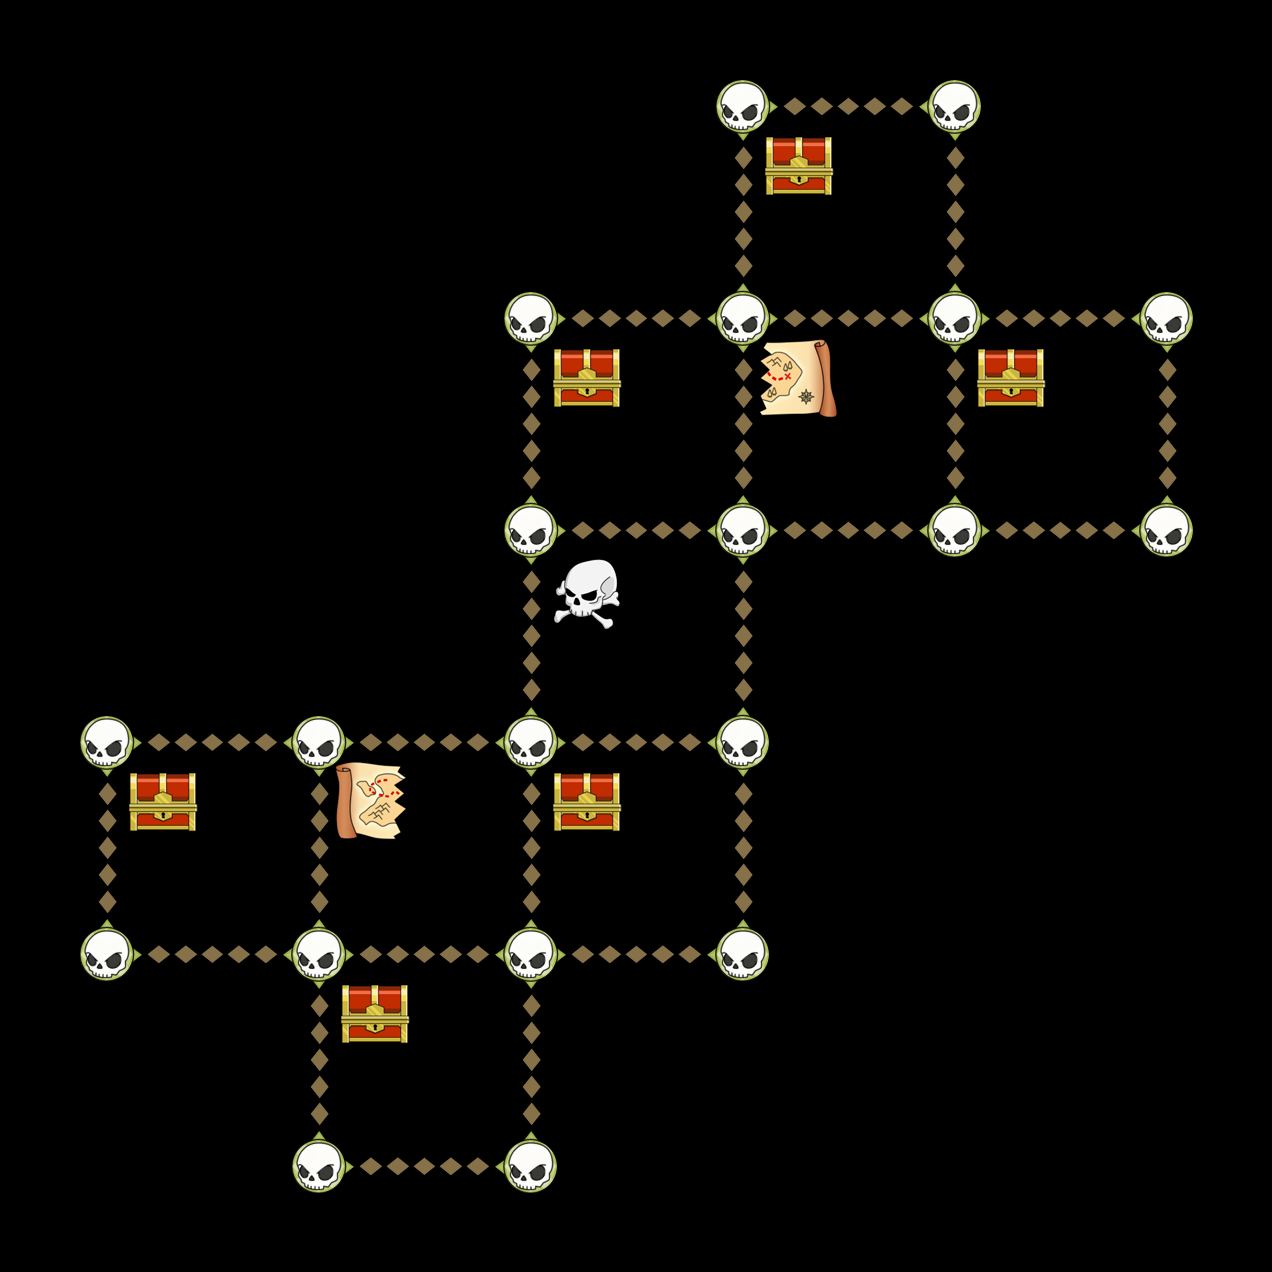

A 2D game scene composited from a Tiled map and its tileset images. What follows is a short description and the map's XML, with each tile layer's data collapsed to a summary:
An orthogonal 6x6 tile map with 212x212 px tiles, 6 tile layers (Down, Up, Left, Right, ...).

<map version="1.0" orientation="orthogonal" width="6" height="6" tilewidth="212" tileheight="212">
 <tileset firstgid="1" name="TileGraphic_Final-ipadhd" tilewidth="212" tileheight="212">
  <image source="TileGraphic_Final-ipadhd.png" width="636" height="1060" />
  <tile id="0">
   <properties>
    <property name="LineFilled" value="True" />
   </properties>
  </tile>
  <tile id="2">
   <properties>
    <property name="Item" value="TreasureBox" />
   </properties>
  </tile>
  <tile id="4">
   <properties>
    <property name="RowFilled" value="True" />
   </properties>
  </tile>
  <tile id="6">
   <properties>
    <property name="Item" value="CannonLeft" />
   </properties>
  </tile>
  <tile id="7">
   <properties>
    <property name="Item" value="ShipRight" />
   </properties>
  </tile>
  <tile id="8">
   <properties>
    <property name="Item" value="MapOne" />
   </properties>
  </tile>
  <tile id="9">
   <properties>
    <property name="Item" value="CannonRight" />
   </properties>
  </tile>
  <tile id="10">
   <properties>
    <property name="Item" value="ShipLeft" />
   </properties>
  </tile>
  <tile id="11">
   <properties>
    <property name="Item" value="MapTwo" />
   </properties>
  </tile>
  <tile id="12">
   <properties>
    <property name="Item" value="Empty" />
   </properties>
  </tile>
  <tile id="13">
   <properties>
    <property name="Item" value="Skull" />
   </properties>
  </tile>
  <tile id="14">
   <properties>
    <property name="Item" value="Fog" />
   </properties>
  </tile>
 </tileset>
 <layer name="Down" width="6" height="6">
  <data>[36 cells, 14 non-empty, 1 distinct tile ids]</data>
 </layer>
 <layer name="Up" width="6" height="6">
  <data>[36 cells, 14 non-empty, 1 distinct tile ids]</data>
 </layer>
 <layer name="Left" width="6" height="6">
  <data>[36 cells, 14 non-empty, 1 distinct tile ids]</data>
 </layer>
 <layer name="Right" width="6" height="6">
  <data>[36 cells, 14 non-empty, 1 distinct tile ids]</data>
 </layer>
 <layer name="Dots" width="6" height="6">
  <data>[36 cells, 20 non-empty, 1 distinct tile ids]</data>
 </layer>
 <layer name="Items" width="6" height="6">
  <data>[36 cells, 9 non-empty, 4 distinct tile ids]</data>
 </layer>
</map>
